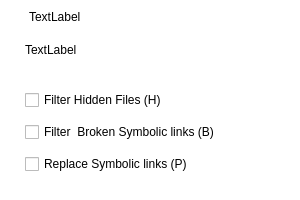
<?xml version="1.0" encoding="UTF-8"?>
<ui version="4.0">
 <class>KylinBurnerFileFilterSelection</class>
 <widget class="QWidget" name="KylinBurnerFileFilterSelection">
  <property name="geometry">
   <rect>
    <x>0</x>
    <y>0</y>
    <width>300</width>
    <height>200</height>
   </rect>
  </property>
  <property name="sizePolicy">
   <sizepolicy hsizetype="Fixed" vsizetype="Fixed">
    <horstretch>30</horstretch>
    <verstretch>30</verstretch>
   </sizepolicy>
  </property>
  <property name="minimumSize">
   <size>
    <width>30</width>
    <height>30</height>
   </size>
  </property>
  <property name="maximumSize">
   <size>
    <width>300</width>
    <height>200</height>
   </size>
  </property>
  <property name="windowTitle">
   <string>Form</string>
  </property>
  <property name="styleSheet">
   <string notr="true">#KylinBurnerFileFilterSelection{background-color: rgb(255, 255, 255);}</string>
  </property>
  <layout class="QVBoxLayout" name="verticalLayout">
   <property name="spacing">
    <number>0</number>
   </property>
   <property name="leftMargin">
    <number>0</number>
   </property>
   <property name="topMargin">
    <number>0</number>
   </property>
   <property name="rightMargin">
    <number>0</number>
   </property>
   <property name="bottomMargin">
    <number>0</number>
   </property>
   <item>
    <widget class="QWidget" name="widget" native="true">
     <property name="minimumSize">
      <size>
       <width>300</width>
       <height>30</height>
      </size>
     </property>
     <property name="maximumSize">
      <size>
       <width>300</width>
       <height>30</height>
      </size>
     </property>
     <layout class="QHBoxLayout" name="horizontalLayout_2">
      <property name="spacing">
       <number>0</number>
      </property>
      <property name="leftMargin">
       <number>4</number>
      </property>
      <property name="topMargin">
       <number>4</number>
      </property>
      <property name="rightMargin">
       <number>4</number>
      </property>
      <property name="bottomMargin">
       <number>0</number>
      </property>
      <item>
       <layout class="QHBoxLayout" name="horizontalLayout">
        <property name="spacing">
         <number>5</number>
        </property>
        <item>
         <widget class="QLabel" name="label">
          <property name="minimumSize">
           <size>
            <width>20</width>
            <height>20</height>
           </size>
          </property>
          <property name="maximumSize">
           <size>
            <width>20</width>
            <height>20</height>
           </size>
          </property>
          <property name="styleSheet">
           <string notr="true">image: url(:/icon/icon/logo-小.png);</string>
          </property>
          <property name="text">
           <string/>
          </property>
         </widget>
        </item>
        <item>
         <widget class="QLabel" name="labelTitle">
          <property name="minimumSize">
           <size>
            <width>80</width>
            <height>20</height>
           </size>
          </property>
          <property name="maximumSize">
           <size>
            <width>80</width>
            <height>20</height>
           </size>
          </property>
          <property name="styleSheet">
           <string notr="true">font: 14px &quot;Noto Sans CJK SC&quot;;</string>
          </property>
          <property name="text">
           <string>TextLabel</string>
          </property>
         </widget>
        </item>
       </layout>
      </item>
      <item>
       <spacer name="horizontalSpacer">
        <property name="orientation">
         <enum>Qt::Horizontal</enum>
        </property>
        <property name="sizeHint" stdset="0">
         <size>
          <width>312</width>
          <height>20</height>
         </size>
        </property>
       </spacer>
      </item>
      <item>
       <widget class="QPushButton" name="labelClose">
        <property name="minimumSize">
         <size>
          <width>20</width>
          <height>20</height>
         </size>
        </property>
        <property name="maximumSize">
         <size>
          <width>20</width>
          <height>20</height>
         </size>
        </property>
        <property name="text">
         <string/>
        </property>
        <property name="flat">
         <bool>true</bool>
        </property>
       </widget>
      </item>
     </layout>
    </widget>
   </item>
   <item>
    <widget class="QWidget" name="widget_2" native="true">
     <property name="minimumSize">
      <size>
       <width>300</width>
       <height>40</height>
      </size>
     </property>
     <property name="maximumSize">
      <size>
       <width>300</width>
       <height>40</height>
      </size>
     </property>
     <layout class="QHBoxLayout" name="horizontalLayout_3">
      <property name="spacing">
       <number>0</number>
      </property>
      <property name="leftMargin">
       <number>25</number>
      </property>
      <property name="topMargin">
       <number>0</number>
      </property>
      <property name="rightMargin">
       <number>0</number>
      </property>
      <property name="bottomMargin">
       <number>0</number>
      </property>
      <item>
       <widget class="QLabel" name="labelName">
        <property name="minimumSize">
         <size>
          <width>150</width>
          <height>40</height>
         </size>
        </property>
        <property name="maximumSize">
         <size>
          <width>150</width>
          <height>40</height>
         </size>
        </property>
        <property name="styleSheet">
         <string notr="true">font: 24px &quot;Noto Sans CJK SC&quot;;</string>
        </property>
        <property name="text">
         <string>TextLabel</string>
        </property>
       </widget>
      </item>
      <item>
       <spacer name="horizontalSpacer_2">
        <property name="orientation">
         <enum>Qt::Horizontal</enum>
        </property>
        <property name="sizeHint" stdset="0">
         <size>
          <width>272</width>
          <height>20</height>
         </size>
        </property>
       </spacer>
      </item>
     </layout>
    </widget>
   </item>
   <item>
    <widget class="QWidget" name="widget_3" native="true">
     <property name="minimumSize">
      <size>
       <width>300</width>
       <height>130</height>
      </size>
     </property>
     <property name="maximumSize">
      <size>
       <width>300</width>
       <height>130</height>
      </size>
     </property>
     <layout class="QVBoxLayout" name="verticalLayout_2">
      <property name="spacing">
       <number>5</number>
      </property>
      <property name="leftMargin">
       <number>25</number>
      </property>
      <property name="topMargin">
       <number>15</number>
      </property>
      <property name="rightMargin">
       <number>5</number>
      </property>
      <property name="bottomMargin">
       <number>25</number>
      </property>
      <item>
       <widget class="QCheckBox" name="checkBoxHidden">
        <property name="minimumSize">
         <size>
          <width>270</width>
          <height>30</height>
         </size>
        </property>
        <property name="maximumSize">
         <size>
          <width>270</width>
          <height>30</height>
         </size>
        </property>
        <property name="styleSheet">
         <string notr="true">font: 14px &quot;Noto Sans CJK SC&quot;;</string>
        </property>
        <property name="text">
         <string>Filter Hidden Files (H)</string>
        </property>
       </widget>
      </item>
      <item>
       <widget class="QCheckBox" name="checkBoxWrongSymbol">
        <property name="minimumSize">
         <size>
          <width>270</width>
          <height>30</height>
         </size>
        </property>
        <property name="maximumSize">
         <size>
          <width>270</width>
          <height>30</height>
         </size>
        </property>
        <property name="styleSheet">
         <string notr="true">font: 14px &quot;Noto Sans CJK SC&quot;;</string>
        </property>
        <property name="text">
         <string>Filter  Broken Symbolic links (B)</string>
        </property>
       </widget>
      </item>
      <item>
       <widget class="QCheckBox" name="checkBoxReplaceSymbol">
        <property name="minimumSize">
         <size>
          <width>270</width>
          <height>30</height>
         </size>
        </property>
        <property name="maximumSize">
         <size>
          <width>270</width>
          <height>30</height>
         </size>
        </property>
        <property name="styleSheet">
         <string notr="true">font: 14px &quot;Noto Sans CJK SC&quot;;</string>
        </property>
        <property name="text">
         <string>Replace Symbolic links (P)</string>
        </property>
       </widget>
      </item>
     </layout>
    </widget>
   </item>
  </layout>
 </widget>
 <resources/>
 <connections/>
</ui>
